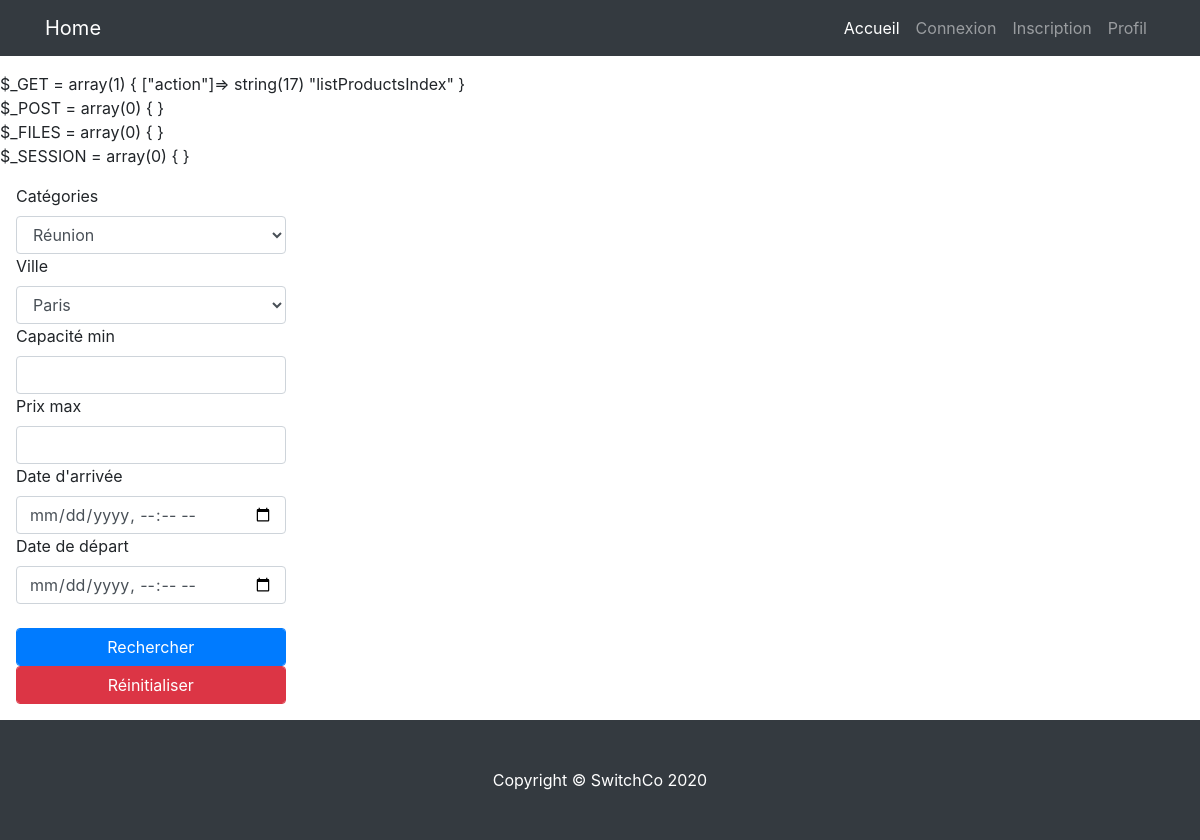
/?action=listProductsIndex, run on an earlier commit of the app's database.
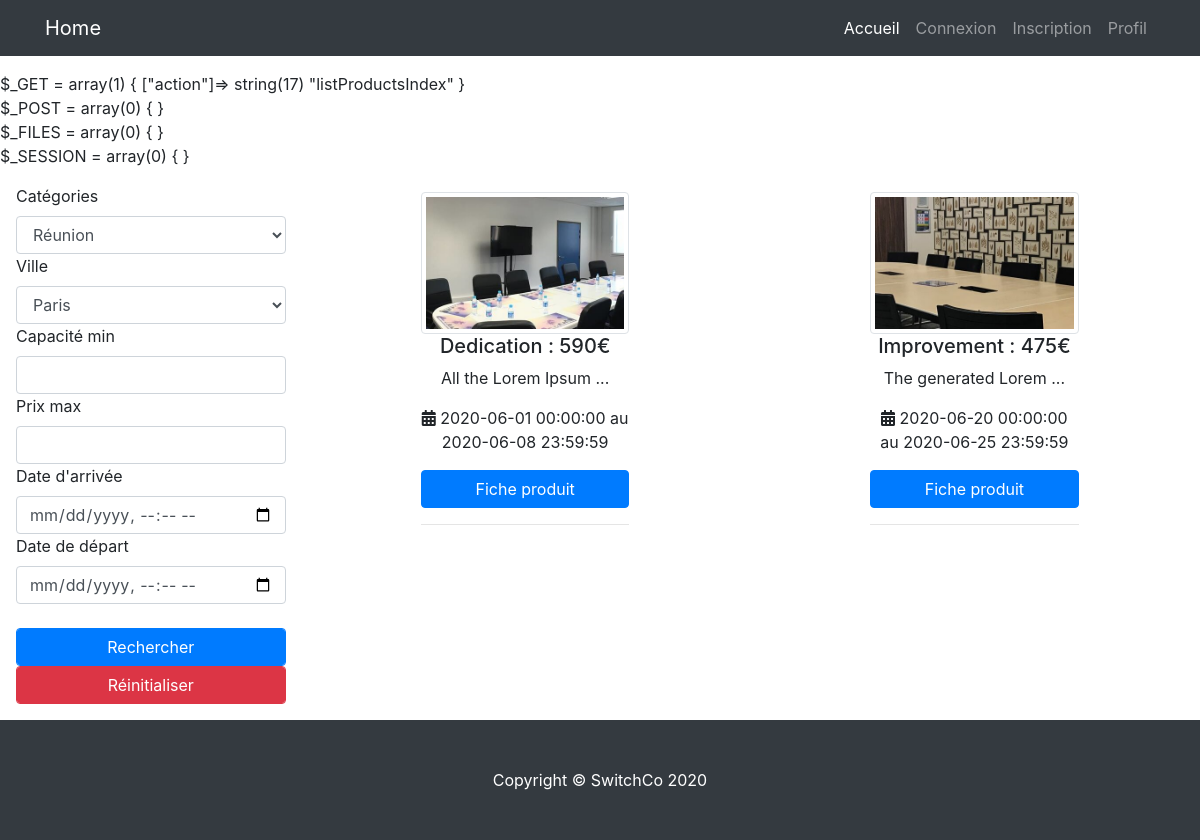
And on a later commit of the database.
### tables this page shows
CREATE TABLE `produit` (
  `id_produit` int(3) NOT NULL,
  `id_salle` int(3) NOT NULL,
  `date_arrivee` datetime NOT NULL,
  `date_depart` datetime NOT NULL,
  `prix` int(3) NOT NULL,
  `etat` enum('libre','reservation') NOT NULL
);

CREATE TABLE `salle` (
  `id_salle` int(3) NOT NULL,
  `titre` varchar(200) NOT NULL,
  `description` text NOT NULL,
  `photo` varchar(200) DEFAULT NULL,
  `pays` varchar(20) NOT NULL,
  `ville` varchar(20) NOT NULL,
  `adresse` varchar(50) NOT NULL,
  `cp` int(5) NOT NULL,
  `capacite` int(3) NOT NULL,
  `categorie` enum('reunion','bureau','formation') NOT NULL
);

### controller/controller.php (called while the page is built, shortened)
<?php
require('model/model.php');
function listProductsIndex()
{
    $products_list = getAllProductsIndex();
    require('indexView.php');
}

### model/model.php (called while the page is built, shortened)
<?php
function dbConnect()
{
    $host_db = 'mysql:host=localhost;dbname=projet_switch';
    $login = 'root';
    $password = '';
    $options = array(
        PDO::ATTR_ERRMODE => PDO::ERRMODE_WARNING,
        PDO::MYSQL_ATTR_INIT_COMMAND => 'SET NAMES utf8'
    );
    return new PDO($host_db, $login, $password, $options);
}
function getAllProductsIndex()
{
    $pdo = dbConnect();
    return $pdo->query('SELECT id_produit, prix, date_arrivee, date_depart, titre, description, photo FROM produit, salle WHERE produit.id_salle = salle.id_salle AND etat = \'libre\' AND date_arrivee >= NOW()');
}

### indexView.php (the view, shortened to what this page needs)
<div class="m-3" id="main">
    <div class="row">
        <div class="col-sm-3">
            <form method="post" id="form" action="?action=searchProducts">
                <label for="category">Catégories</label>
                <select name="category" id="category" class="form-control">
                    <option value="1">Réunion</option>
                </select>
                <label for="city">Ville</label>
                <select name="city" id="city" class="form-control">
                    <option value="Paris">Paris</option>
                </select>
                <label for="capacity">Capacité min</label>
                <input type="number" min="0" name="capacity" id="capacity" class="form-control" step="5">
                <label for="price">Prix max</label>
                <input type="number" min="0" name="price" id="price" class="form-control" step="10">
                <label for="arrival">Date d'arrivée</label>
                <input type="datetime-local" name="arrival" id="arrival" class="form-control">
                <label for="departure">Date de départ</label>
                <input type="datetime-local" name="departure" id="departure" class="form-control"><br>
                <button type="submit" class="btn-primary form-control">Rechercher</button>
                <button type="reset" class="btn-danger form-control">Réinitialiser</button>
            </form>
        </div>
        <div class="col-sm-9">
            <div class="row justify-content-around">
                <?php
                    while ($product = $products_list->fetch(PDO::FETCH_ASSOC)) {
                        echo '<div class="col-sm-3 text-center p-2">';
                        echo '<img src="img/' . htmlspecialchars($product['photo']) . '" alt="' . htmlspecialchars($product['titre']) . '" class="img-thumbnail w-100">';
                        echo '<h5>' . htmlspecialchars($product['titre']) . ' : ' . htmlspecialchars($product['prix']) . '€</h5>';
                        echo '<p style="overflow: hidden">'. htmlspecialchars(substr($product['description'], 0, 20)).'...' . '</p>';
                        echo '<p><i class="fa fa-calendar-alt"></i>&nbsp;' . $product['date_arrivee'] . ' au ' . $product['date_depart'] . '</p>';
                        echo '<a href="?action=viewProduct&product-id=' . htmlspecialchars($product['id_produit']) . '" class="btn btn-primary w-100">Fiche produit</a><hr>';
                        echo '</div>';
                    }
                ?>
            </div>
        </div>
    </div>
</div>
<?php require('view/template/template.php'); ?>

What changed in the data, as far as the page shows it:
now on this page (row edited): produit: id_salle.photo (picture), id_salle.titre "Dedication", prix "590", id_salle.description "All the Lorem Ipsum", date_arrivee "2020-06-01 00:00:00", date_depart "2020-06-08 23:59:59"
now on this page (row edited): produit: id_salle.photo (picture), id_salle.titre "Improvement", prix "475", id_salle.description "The generated Lorem", date_arrivee "2020-06-20 00:00:00", date_depart "2020-06-25 23:59:59"
